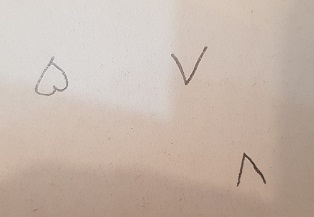
#> input picture images_for_MV/adad.jpg, 314 x 217 px, found by its file name
$ jupyter execute Gaussian_nums.ipynb
#> lines starting #> are read from the running program, lines starting #| are printed output that depends on the picture; after the words box and inside, x2 and y2 are one past the last pixel; in counts of white or black regions, pixels touching at a corner belong together
[cell 1]
import cv2
import numpy as np
import matplotlib.pyplot as plt

# Load our new image
original_image = cv2.imread('adad.jpg', 0)
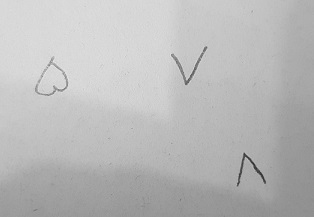
#> original_image: shape (217, 314); min 43, max 234, mean 185.8

# Noise removal with Gaussian blur
noise_removed_image = cv2.GaussianBlur(original_image, (5, 5), 0)

# Apply adaptive thresholding with Gaussian blur to the original image
output6 = cv2.adaptiveThreshold(original_image, 255, cv2.ADAPTIVE_THRESH_GAUSSIAN_C, cv2.THRESH_BINARY, 11, 2)
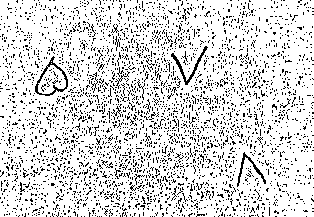
#> output6: shape (217, 314); 84.8% white; black in thin lines or dots

plt.figure(figsize=[15, 15])
plt.subplot(221); plt.imshow(original_image, cmap='gray'); plt.title("Original")
plt.subplot(222); plt.imshow(noise_removed_image, cmap='gray'); plt.title("Noise removed")
plt.subplot(223); plt.imshow(output6, cmap='gray'); plt.title("Adaptive Gaussian + noise removal")
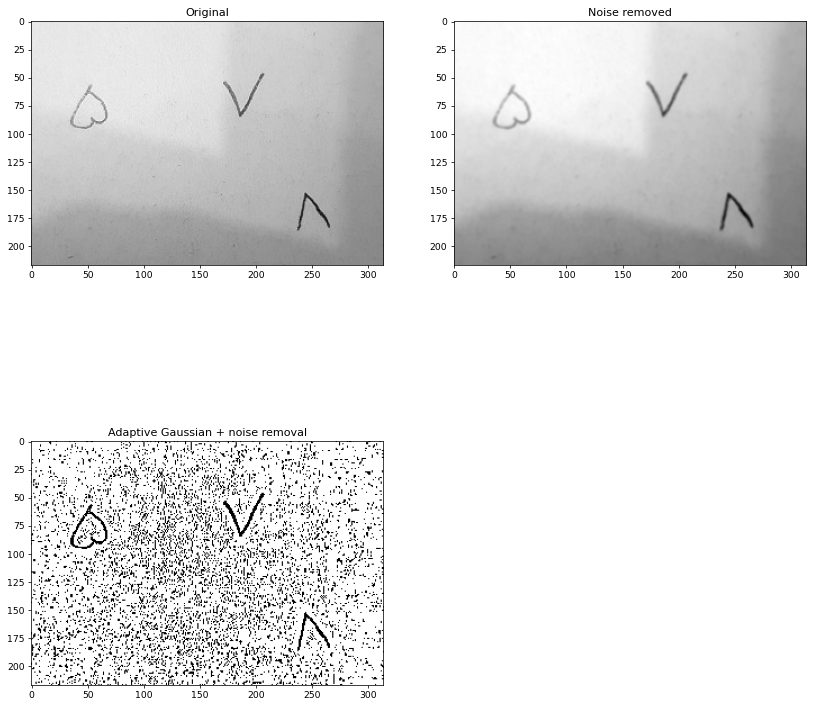
#> figure drawn by matplotlib, 3 panels

$ run again, with images_for_MV/sam_face1.jpg copied over images_for_MV/adad.jpg
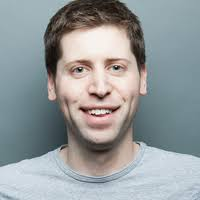
#> input picture images_for_MV/sam_face1.jpg, 200 x 200 px, found by its file name
#> `output6 = cv2.adaptiveThreshold(original_image, 255, cv2.ADAPTIVE_THRE..`:
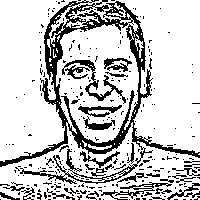
#> output6: shape (200, 200); 78.2% white; 277 black regions (243 under 20 px), largest, box (x1, y1, x2, y2) and area: (0, 0, 200, 184) 5037, (62, 60, 126, 104) 455, (101, 182, 172, 200) 293
#> `[cell 1] import cv2 import numpy as np import matplotlib.pyplot as plt..`:
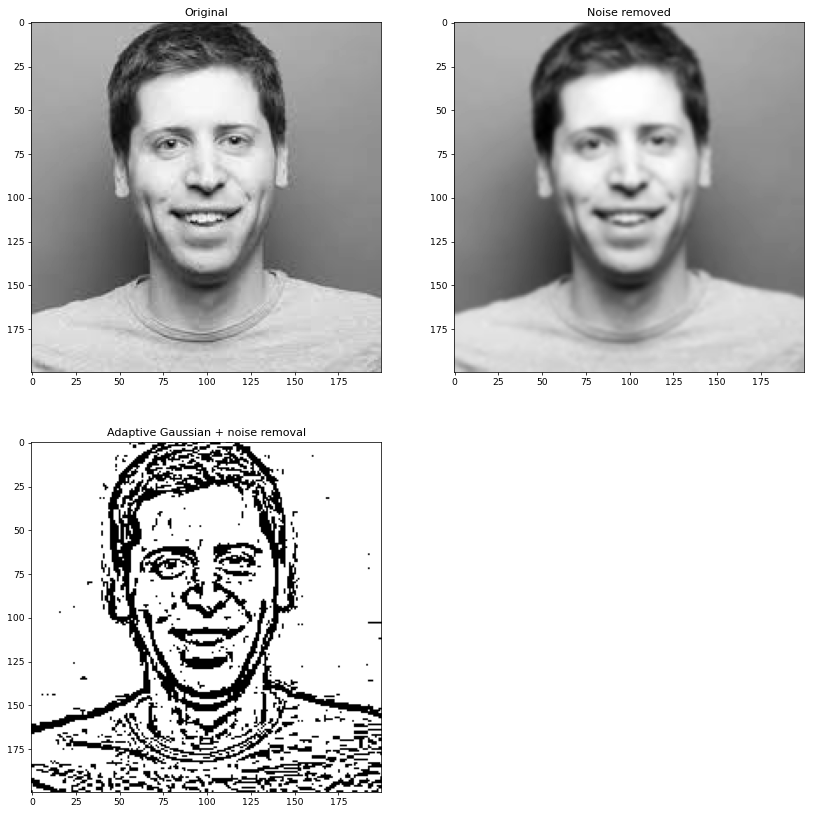
#> figure drawn by matplotlib, 3 panels
